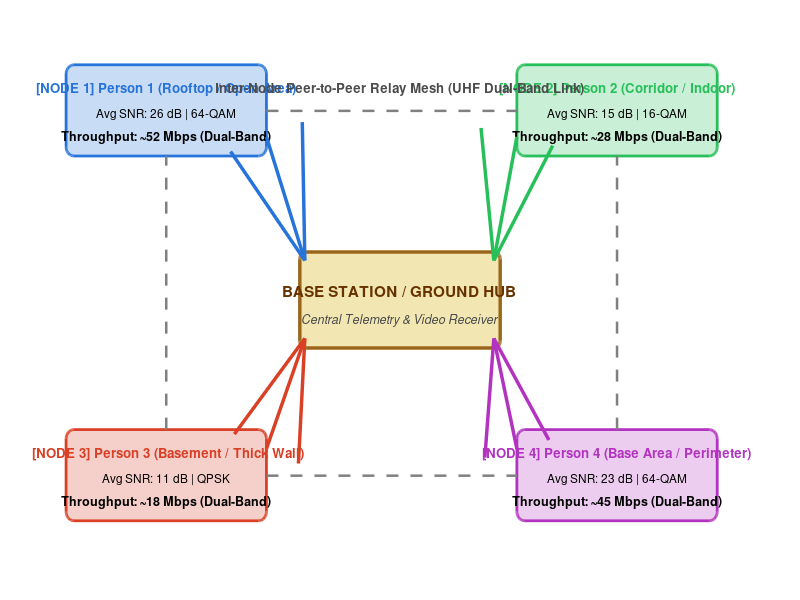
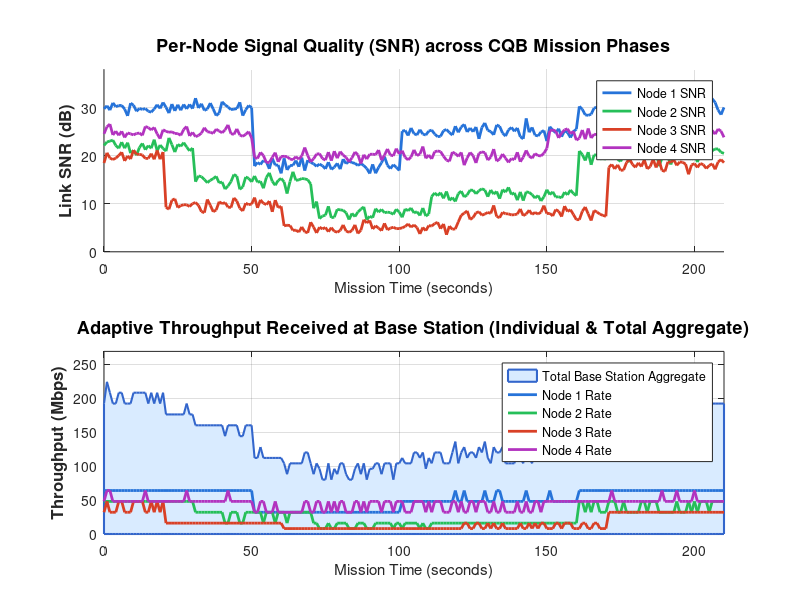

Recreate these plots in MATLAB, in order. (Note: this script raises an error after producing the figures.)
%% plot_mesh_network.m
%  Generates Professional Figures for 4-Node Mesh Network + Base Station
%  Tactical PHY Mesh — ARYA-mgc

clc; close all;
fprintf('=================================================================\n');
fprintf('  4-NODE MESH NETWORK + BASE STATION SIMULATION\n');
fprintf('  Tactical PHY Mesh — ARYA-mgc — Tactical NSG Commando Network\n');
fprintf('=================================================================\n\n');

%% Node Setup & Mission Profiles (Time-Varying)
time = 0:210;
nNodes = 4;
nodeNames = {'[NODE 1] Person 1 (Rooftop / Open Area)', ...
             '[NODE 2] Person 2 (Corridor / Indoor)', ...
             ' [NODE 3] Person 3 (Basement / Thick Wall)', ...
             '[NODE 4] Person 4 (Base Area / Perimeter)'};
nodeColors = [0.15 0.45 0.85;   % Blue
              0.15 0.75 0.35;   % Green
              0.85 0.25 0.15;   % Red
              0.70 0.20 0.75];  % Magenta

mcsNames = {'BPSK','QPSK','16-QAM','64-QAM','256-QAM'};
BW = 8; % MHz channel bandwidth

% Time-varying SNR calculation for all 4 nodes
snr_matrix = zeros(nNodes, length(time));
tput_matrix = zeros(nNodes, length(time));
mcs_matrix = zeros(nNodes, length(time));

for t = 1:length(time)
    T = time(t);
    % Node 1: Rooftop -> moves inside briefly -> back outside
    if T <= 50, s1 = 30; elseif T <= 100, s1 = 18; elseif T <= 160, s1 = 25; else, s1 = 30; end
    % Node 2: Entry -> corridor -> stairs -> basement -> exit
    if T <= 30, s2 = 22; elseif T <= 70, s2 = 15; elseif T <= 110, s2 = 8; elseif T <= 160, s2 = 12; else, s2 = 20; end
    % Node 3: Entry -> direct basement infiltration -> target -> extract
    if T <= 20, s3 = 20; elseif T <= 60, s3 = 10; elseif T <= 120, s3 = 5; elseif T <= 170, s3 = 8; else, s3 = 18; end
    % Node 4: Static perimeter security
    if T <= 50, s4 = 25; elseif T <= 150, s4 = 20; else, s4 = 25; end
    
    snrs = [s1, s2, s3, s4] + randn(1, 4)*0.8;
    snrs = max(2, snrs);
    snr_matrix(:, t) = snrs;
    
    for n = 1:nNodes
        s = snrs(n);
        if s >= 26, mi=5; bps=8;
        elseif s >= 20, mi=4; bps=6;
        elseif s >= 14, mi=3; bps=4;
        elseif s >= 8,  mi=2; bps=2;
        else,           mi=1; bps=1;
        end
        mcs_matrix(n, t) = mi;
        tput_matrix(n, t) = bps * BW;
    end
end

%% =================== FIGURE 1: NETWORK TOPOLOGY MAP ===================
figure('Name','Mesh Network Architecture','Position',[40 80 1000 650],'Color','w');
ax = axes('Position',[0.02 0.02 0.96 0.96]);
hold(ax, 'on');

% Draw Ground Base Station Center Hub
rectangle('Position',[340 250 240 100], 'Curvature',0.15, 'FaceColor',[0.95 0.90 0.70], ...
    'EdgeColor',[0.6 0.4 0.1], 'LineWidth',2.5);
text(460, 310, 'BASE STATION / GROUND HUB', 'HorizontalAlignment','center', ...
    'FontSize',11, 'FontWeight','bold', 'Color',[0.4 0.2 0.0]);
text(460, 280, 'Central Telemetry & Video Receiver', 'HorizontalAlignment','center', ...
    'FontSize',9, 'FontAngle','italic', 'Color',[0.3 0.3 0.3]);

% 4 Node Positions: [x, y]
nodeBox = [60 450; 600 450; 60 70; 600 70];
hubTargets = [350 330; 570 330; 350 270; 570 270];

repSNR = [round(mean(snr_matrix(1,:))), round(mean(snr_matrix(2,:))), ...
          round(mean(snr_matrix(3,:))), round(mean(snr_matrix(4,:)))];
repTput = [round(mean(tput_matrix(1,:))), round(mean(tput_matrix(2,:))), ...
           round(mean(tput_matrix(3,:))), round(mean(tput_matrix(4,:)))];

for n = 1:nNodes
    bx = nodeBox(n,1); by = nodeBox(n,2);
    rectangle('Position',[bx by 240 95], 'Curvature',0.2, ...
        'FaceColor', nodeColors(n,:)*0.25 + 0.75, 'EdgeColor', nodeColors(n,:), 'LineWidth',2);
    text(bx+120, by+70, nodeNames{n}, ...
        'HorizontalAlignment','center', 'FontSize',9.5, 'FontWeight','bold', 'Color', nodeColors(n,:));
    text(bx+120, by+44, sprintf('Avg SNR: %d dB | %s', repSNR(n), mcsNames{round(repTput(n)/(8*BW)*4)+1}), ...
        'HorizontalAlignment','center', 'FontSize',8.5);
    text(bx+120, by+20, sprintf('Throughput: ~%d Mbps (Dual-Band)', repTput(n)), ...
        'HorizontalAlignment','center', 'FontSize',9, 'FontWeight','bold');
    
    % Draw clean arrow lines from node box edge to Base Station hub
    if n == 1
        x1 = bx + 240; y1 = by + 20; x2 = hubTargets(1,1); y2 = hubTargets(1,2);
    elseif n == 2
        x1 = bx; y1 = by + 20; x2 = hubTargets(2,1); y2 = hubTargets(2,2);
    elseif n == 3
        x1 = bx + 240; y1 = by + 75; x2 = hubTargets(3,1); y2 = hubTargets(3,2);
    else
        x1 = bx; y1 = by + 75; x2 = hubTargets(4,1); y2 = hubTargets(4,2);
    end
    
    % Link arrow
    quiver(x1, y1, (x2-x1)*0.92, (y2-y1)*0.92, 0, 'Color', nodeColors(n,:), ...
        'LineWidth', 2.5, 'MaxHeadSize', 0.6);
end

% Inter-node mesh links (Peer-to-Peer Relay)
plot([300 600], [497 497], 'Color', [0.5 0.5 0.5], 'LineWidth', 1.8, 'LineStyle', '--');
plot([300 600], [117 117], 'Color', [0.5 0.5 0.5], 'LineWidth', 1.8, 'LineStyle', '--');
plot([180 180], [165 450], 'Color', [0.5 0.5 0.5], 'LineWidth', 1.8, 'LineStyle', '--');
plot([720 720], [165 450], 'Color', [0.5 0.5 0.5], 'LineWidth', 1.8, 'LineStyle', '--');

text(460, 520, 'Inter-Node Peer-to-Peer Relay Mesh (UHF Dual-Band Link)', 'HorizontalAlignment','center', ...
    'FontSize',9.5, 'FontWeight','bold', 'Color',[0.3 0.3 0.3]);

title({'4-Node Mesh Network Architecture with Base Station Aggregator', ...
       'Tactical PHY Mesh — ARYA-mgc (Intelligent Link Management)'}, ...
       'FontSize',15, 'FontWeight','bold', 'Color','blue');
axis off; axis([0 920 0 600]);

%% =================== FIGURE 2: TIME-VARYING MISSION THROUGHPUT ===================
figure('Name','Mesh Timeline Throughput','Position',[80 60 1050 650],'Color','w');

subplot(2,1,1);
hold on;
for n = 1:nNodes
    plot(time, snr_matrix(n,:), 'LineWidth', 2, 'Color', nodeColors(n,:), ...
        'DisplayName', sprintf('Node %d SNR', n));
end
grid on;
ylabel('Link SNR (dB)', 'FontSize', 12, 'FontWeight', 'bold');
xlabel('Mission Time (seconds)', 'FontSize', 11);
title('Per-Node Signal Quality (SNR) across CQB Mission Phases', 'FontSize', 13, 'FontWeight', 'bold');
legend('Location', 'northeast', 'FontSize', 9);
ylim([0 38]); xlim([0 210]);

subplot(2,1,2);
totalTputTimeline = sum(tput_matrix, 1);
area(time, totalTputTimeline, 'FaceColor', [0.85 0.92 1.0], 'EdgeColor', [0.2 0.4 0.8], 'LineWidth', 1.5, ...
    'DisplayName', 'Total Base Station Aggregate');
hold on;
for n = 1:nNodes
    plot(time, tput_matrix(n,:), 'LineWidth', 2, 'Color', nodeColors(n,:), ...
        'DisplayName', sprintf('Node %d Rate', n));
end
grid on;
ylabel('Throughput (Mbps)', 'FontSize', 12, 'FontWeight', 'bold');
xlabel('Mission Time (seconds)', 'FontSize', 11);
title('Adaptive Throughput Received at Base Station (Individual & Total Aggregate)', 'FontSize', 13, 'FontWeight', 'bold');
legend('Location', 'northeast', 'FontSize', 9);
ylim([0 max(totalTputTimeline)*1.2]); xlim([0 210]);

sgtitle({'4-Node Dynamic Mesh Link Performance (Base Station View)', 'Tactical PHY Mesh — ARYA-mgc'}, ...
    'FontSize', 15, 'FontWeight', 'bold');

%% =================== FIGURE 3: BROADCASTED TACTICAL MESSAGES ===================
figure('Name','Tactical Message Broadcast Verification','Position',[120 40 1050 600],'Color','w');

messages = {
    'Person 1 (Rooftop): Video link established; Clear signal to base station.', ...
    'Person 2 (Corridor): In indoor corridor; Relaying packets between nodes.', ...
    'Person 3 (Basement): Switched to UHF mode; Voice and data 100% active in basement.', ...
    'Person 4 (Base Area): Monitoring all node feeds; All links connected successfully.'
};

trellis = poly2trellis(7, [133 171]);

for n = 1:nNodes
    subplot(4, 1, n);
    msg = messages{n};
    msgBits = reshape(de2bi(uint8(msg), 8, 'left-msb')', 1, []);
    coded = convenc(msgBits, trellis);
    
    % Node test SNR at basement or current spot
    test_snr = repSNR(n);
    if test_snr >= 26, bps=8; M=256;
    elseif test_snr >= 20, bps=6; M=64;
    elseif test_snr >= 14, bps=4; M=16;
    elseif test_snr >= 8,  bps=2; M=4;
    else,                  bps=1; M=2;
    end
    
    nS = floor(length(coded)/bps);
    bM = reshape(coded(1:nS*bps), bps, [])';
    syms = bi2de(bM, 'left-msb');
    if M==2, modSig = 2*double(syms') - 1;
    else, modSig = qammod(double(syms'), M, 'gray', 'UnitAveragePower', true); end
    
    rxSig = awgn(modSig, test_snr, 'measured');
    
    if M==2, rxS = double(real(rxSig)>0);
    else, rxS = qamdemod(rxSig, M, 'gray', 'UnitAveragePower', true); end
    rxBM = de2bi(rxS(:), bps, 'left-msb');
    rxB = reshape(rxBM', 1, []);
    if length(rxB)<length(coded), rxB = [rxB zeros(1,length(coded)-length(rxB))]; end
    dec = vitdec(rxB(1:length(coded)), trellis, 30, 'trunc', 'hard');
    
    recBits = dec(1:length(msgBits));
    nC = floor(length(recBits)/8);
    cB = reshape(recBits(1:nC*8), 8, [])';
    cV = bi2de(cB, 'left-msb');
    cV(cV<32 | cV>126) = 63;
    rxMsg = char(cV');
    
    [~, msgBER] = biterr(dec(1:length(msgBits)), msgBits);
    
    % Plot verification bar
    charMatch = double(msg(1:min(length(msg),length(rxMsg)))) == double(rxMsg(1:min(length(msg),length(rxMsg))));
    bar(charMatch, 'FaceColor', nodeColors(n,:), 'EdgeColor', 'none');
    ylim([0 1.6]);
    text(length(msg)/2, 1.35, sprintf('TX: "%s"', msg), ...
        'HorizontalAlignment','center', 'FontSize', 8.5, 'FontWeight','bold', 'Color', [0.1 0.2 0.5]);
    text(length(msg)/2, 1.10, sprintf('Decoded at Base Station: "%s" [BER = %.1e]', rxMsg, msgBER), ...
        'HorizontalAlignment','center', 'FontSize', 8.5, 'FontWeight','bold', 'Color', [0.1 0.6 0.1]);
    ylabel(sprintf('Node %d', n), 'FontWeight','bold', 'Color', nodeColors(n,:));
    set(gca, 'XTick', []);
end

sgtitle({'Tactical Message Broadcasting & Recovery at Base Station', ...
         'UHF/L-Band Full Verification — Tactical PHY Mesh — ARYA-mgc'}, ...
         'FontSize', 14, 'FontWeight', 'bold', 'Color', 'blue');

%% =================== FIGURE 4: CONSTELLATIONS AT BASE STATION ===================
figure('Name','Base Station Constellations','Position',[160 20 1000 600],'Color','w');

for n = 1:nNodes
    subplot(2, 2, n);
    test_snr = repSNR(n);
    if test_snr >= 26, bps=8; M=256;
    elseif test_snr >= 20, bps=6; M=64;
    elseif test_snr >= 14, bps=4; M=16;
    elseif test_snr >= 8,  bps=2; M=4;
    else,                  bps=1; M=2;
    end
    
    nSym = 1800;
    syms = randi([0 M-1], 1, nSym);
    if M==2, modSig = 2*syms - 1;
    else, modSig = qammod(syms, M, 'gray', 'UnitAveragePower', true); end
    rxSig = awgn(modSig, test_snr, 'measured');
    
    plot(real(rxSig), imag(rxSig), '.', 'Color', nodeColors(n,:), 'MarkerSize', 4);
    hold on;
    if M==2, idealPts = [-1 1];
    else, idealPts = qammod(0:M-1, M, 'gray', 'UnitAveragePower', true); end
    plot(real(idealPts), imag(idealPts), 'ko', 'MarkerSize', 7, 'MarkerFaceColor', 'k');
    
    title(sprintf('Node %d (%s) @ %d dB SNR\nModulation: %s | Link Rate: %d Mbps', ...
        n, nodeNames{n}(9:16), test_snr, mcsNames{round(log2(M)/2)+1}, bps*BW), ...
        'FontSize', 10, 'FontWeight', 'bold');
    xlabel('In-Phase (I)'); ylabel('Quadrature (Q)');
    grid on; axis equal;
    lim = max(abs([real(rxSig) imag(rxSig)]))*1.25;
    if lim > 0, xlim([-lim lim]); ylim([-lim lim]); end
end

sgtitle({'Constellation Constellations Received per Node at Ground Base Station', ...
         'Adaptive Modulation Response — ARYA-mgc'}, ...
         'FontSize', 14, 'FontWeight', 'bold');

%% Command Window Summary
fprintf('\n=================================================================\n');
fprintf('  BASE STATION SUMMARY — 4-NODE TACTICAL MESH\n');
fprintf('=================================================================\n');
for n = 1:nNodes
    fprintf('  %-35s | Avg SNR: %2d dB | Avg Rate: %2d Mbps\n', ...
        nodeNames{n}, repSNR(n), repTput(n));
end
fprintf('  ─────────────────────────────────────────────────────────────\n');
fprintf('  PEAK AGGREGATE NETWORK THROUGHPUT: %d Mbps\n', max(totalTputTimeline));
fprintf('  AVERAGE AGGREGATE NETWORK THROUGHPUT: %.1f Mbps\n', mean(totalTputTimeline));
fprintf('=================================================================\n');
fprintf('  4 Presentation-Quality Figures Generated Successfully!\n');
